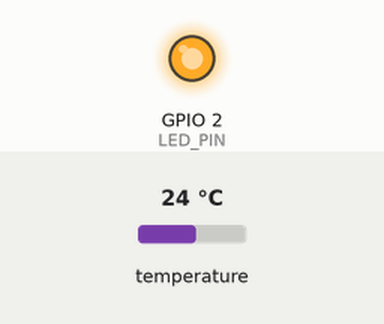
Recording of a sketch running on a simulated ESP32. Shown: output pins drawn as LEDs (lit = HIGH). Inputs (shaded band) come from the test bench; at power-on: temperature 24 °C. WiFi joins after 1.5 s; servers stay silent unless stated; uploads are accepted with an empty reply; what the sketch prints to the serial monitor is not drawn.

Above: at 2.9 s.
At 8.8 s:
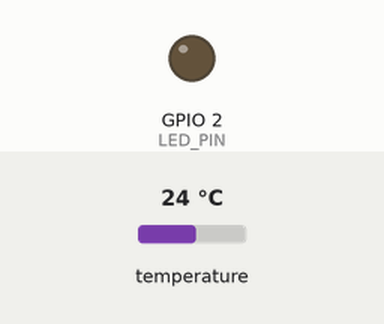
Timing chart, 0 to 11.7 s (numbered marks = the images above):
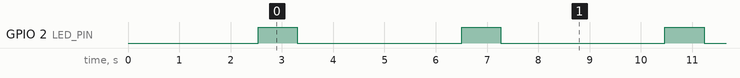

Measured:
- by itself, GPIO 2 (LED_PIN): alternates HIGH for 0.76 s and LOW for 3.2 s

The sketch:

biocloud_temp_esp32.ino
```cpp
/* =============================================================================
   BioCloud IoT — ESP32 + DS18B20 Patient Temperature Firmware
   Compatible with: ESP32 DevKit V1 / NodeMCU-32S / ESP32-WROOM-32
   Sensor: DS18B20 Waterproof Probe or TO-92 Digital Thermometer
   Libraries Needed:
     - OneWire by Paul Stoffregen
     - DallasTemperature by Miles Burton
   ============================================================================= */

#include <WiFi.h>
#include <HTTPClient.h>
#include <OneWire.h>
#include <DallasTemperature.h>

// =============================================================================
//  1. CONFIGURATION (ENTER YOUR WI-FI CREDENTIALS HERE)
// =============================================================================
const char* WIFI_SSID     = "AUS CAMPUS";       // <-- Enter your Wi-Fi SSID
const char* WIFI_PASSWORD = "adityacampus";   // <-- Enter your Wi-Fi Password

// BioCloud Server IP: This is your computer's local Wi-Fi IP address!
// If your computer's IP changes, update it here.
const char* SERVER_URL    = "http://192.168.56.1:3000/api/telemetry";

// Patient & Device Identification
const char* DEVICE_ID     = "ESP32-DS18B20-WARD1";
const char* PATIENT_ID    = "p1";                  // "p1" is John Doe (ICU Ward A, Bed 01)
const int   READ_INTERVAL = 3000;                  // Send reading every 3000ms (3 seconds)

// =============================================================================
//  2. HARDWARE PIN DEFINITIONS
// =============================================================================
// DS18B20 Data Line connected to GPIO 4 (Pin D4 on most ESP32 boards)
// Remember: 4.7k ohm resistor required between GPIO 4 (Data) and 3.3V (VCC)
const int ONE_WIRE_BUS = 4;

OneWire oneWire(ONE_WIRE_BUS);
DallasTemperature sensors(&oneWire);

// On-board LED for visual feedback (GPIO 2 on most ESP32 boards)
const int LED_PIN = 2;

// =============================================================================
//  SETUP
// =============================================================================
void setup() {
  Serial.begin(115200);
  delay(1000);

  pinMode(LED_PIN, OUTPUT);
  digitalWrite(LED_PIN, LOW);

  Serial.println("\n========================================================");
  Serial.println("🏥 BioCloud IoT — ESP32 Patient Temperature Monitor");
  Serial.println("========================================================");

  // Initialize DS18B20 Sensor
  Serial.print("[DS18B20] Initializing sensor on GPIO ");
  Serial.println(ONE_WIRE_BUS);
  sensors.begin();

  int deviceCount = sensors.getDeviceCount();
  Serial.print("[DS18B20] Detected sensors: ");
  Serial.println(deviceCount);

  if (deviceCount == 0) {
    Serial.println("⚠️ WARNING: No DS18B20 detected! Please check your wiring:");
    Serial.println("   - RED wire    -> ESP32 3.3V");
    Serial.println("   - BLACK wire  -> ESP32 GND");
    Serial.println("   - YELLOW wire -> ESP32 GPIO 4");
    Serial.println("   - 4.7k Resistor across 3.3V and GPIO 4");
  } else {
    Serial.println("✅ DS18B20 sensor online and ready!");
  }

  // Connect to Wi-Fi
  connectWiFi();
}

// =============================================================================
//  MAIN LOOP
// =============================================================================
void loop() {
  // Ensure Wi-Fi remains connected
  if (WiFi.status() != WL_CONNECTED) {
    Serial.println("⚠️ Wi-Fi disconnected! Reconnecting...");
    connectWiFi();
    return;
  }

  // Blink LED to indicate reading
  digitalWrite(LED_PIN, HIGH);

  // 1. Request temperature reading from DS18B20
  sensors.requestTemperatures();
  float tempC = sensors.getTempCByIndex(0);

  digitalWrite(LED_PIN, LOW);

  // 2. Validate sensor readings
  String sensorStatus = "OK";
  if (tempC == DEVICE_DISCONNECTED_C || tempC <= -100.0) {
    sensorStatus = "DISCONNECTED";
    Serial.println("❌ ERROR: DS18B20 disconnected or wire loose (-127°C)!");
  } else if (tempC == 85.0) {
    sensorStatus = "INVALID";
    Serial.println("⚠️ WARNING: DS18B20 power-on reset value (85°C)! Reading again...");
    delay(500);
    sensors.requestTemperatures();
    tempC = sensors.getTempCByIndex(0);
    if (tempC == 85.0) sensorStatus = "INVALID";
    else sensorStatus = "OK";
  }

  // 3. Print reading to Serial Monitor
  Serial.print("🌡️ Patient [");
  Serial.print(PATIENT_ID);
  Serial.print("] Temperature: ");
  Serial.print(tempC, 2);
  Serial.print(" °C | Status: ");
  Serial.println(sensorStatus);

  // 4. Send Telemetry to BioCloud Server via HTTP POST
  sendTelemetry(tempC, sensorStatus);

  // 5. Wait for next reading interval
  delay(READ_INTERVAL);
}

// =============================================================================
//  HELPER: Connect to Wi-Fi
// =============================================================================
void connectWiFi() {
  Serial.print("📡 Connecting to Wi-Fi: ");
  Serial.println(WIFI_SSID);

  WiFi.mode(WIFI_STA);
  WiFi.begin(WIFI_SSID, WIFI_PASSWORD);

  int attempts = 0;
  while (WiFi.status() != WL_CONNECTED && attempts < 20) {
    delay(500);
    Serial.print(".");
    attempts++;
  }

  if (WiFi.status() == WL_CONNECTED) {
    Serial.println("\n✅ Wi-Fi Connected!");
    Serial.print("   ESP32 Local IP: ");
    Serial.println(WiFi.localIP());
    Serial.print("   Target Server:  ");
    Serial.println(SERVER_URL);
  } else {
    Serial.println("\n❌ Failed to connect to Wi-Fi! Please check SSID & Password.");
  }
}

// =============================================================================
//  HELPER: Send JSON Telemetry to BioCloud Cloud Server
// =============================================================================
void sendTelemetry(float temperature, String status) {
  HTTPClient http;
  http.begin(SERVER_URL);
  http.addHeader("Content-Type", "application/json");

  // Construct JSON payload matching BioCloud IoT Schema
  String jsonPayload = "{";
  jsonPayload += "\"deviceId\":\"" + String(DEVICE_ID) + "\",";
  jsonPayload += "\"patientId\":\"" + String(PATIENT_ID) + "\",";
  jsonPayload += "\"temperature\":" + String(temperature, 2) + ",";
  jsonPayload += "\"unit\":\"C\",";
  jsonPayload += "\"sensorStatus\":\"" + status + "\",";
  jsonPayload += "\"timestamp\":\"" + getIsoTimestamp() + "\"";
  jsonPayload += "}";

  int httpCode = http.POST(jsonPayload);

  if (httpCode > 0) {
    Serial.print("   ➡️ Telemetry sent to BioCloud (HTTP ");
    Serial.print(httpCode);
    Serial.println(")");
    if (httpCode == 200) {
      String response = http.getString();
      // If critical fever was triggered, announce it
      if (response.indexOf("\"status\":\"CRITICAL\"") > 0) {
        Serial.println("   🚨 CRITICAL FEVER TRIGGERED ON SERVER! Relative mobile alarm activated.");
      }
    }
  } else {
    Serial.print("   ❌ HTTP POST failed! Error: ");
    Serial.println(http.errorToString(httpCode).c_str());
    Serial.println("      Make sure your BioCloud node server is running on the computer!");
  }

  http.end();
}

// Generate simple ISO timestamp string
String getIsoTimestamp() {
  return String(millis());
}
```
